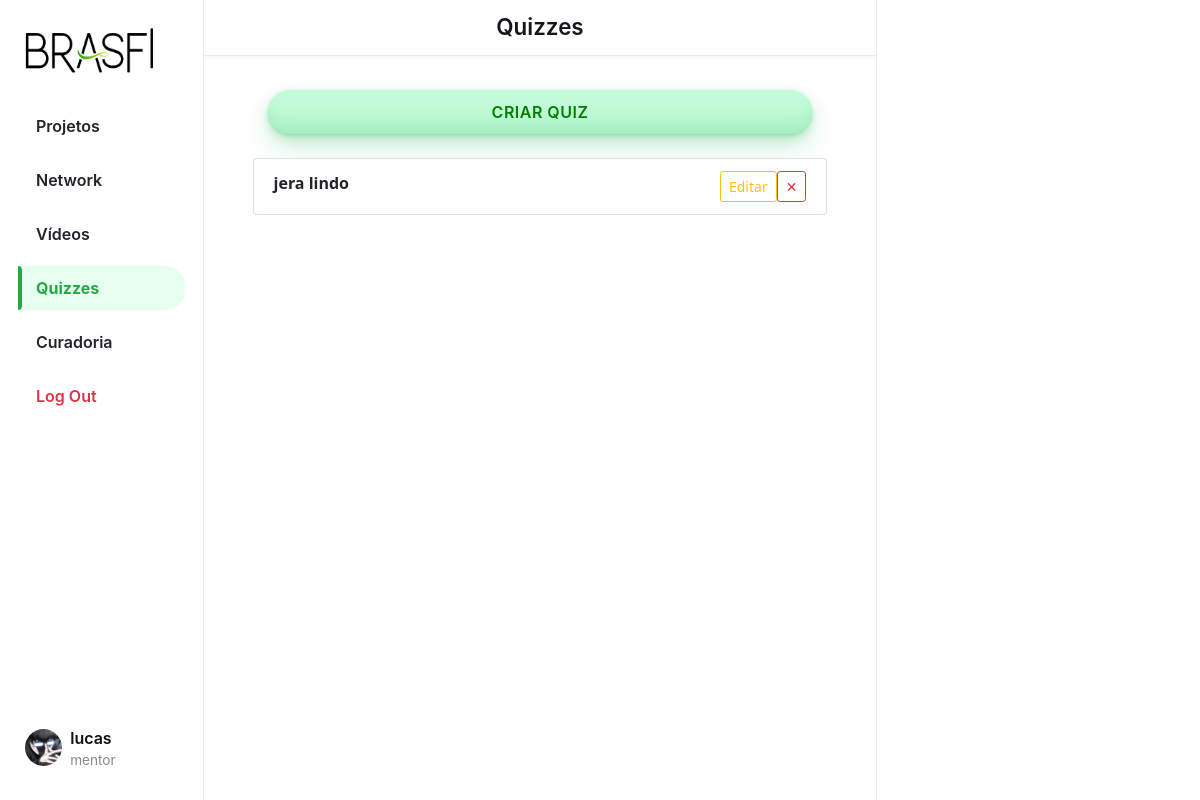
The app's page /quizzes (signed in), older data.
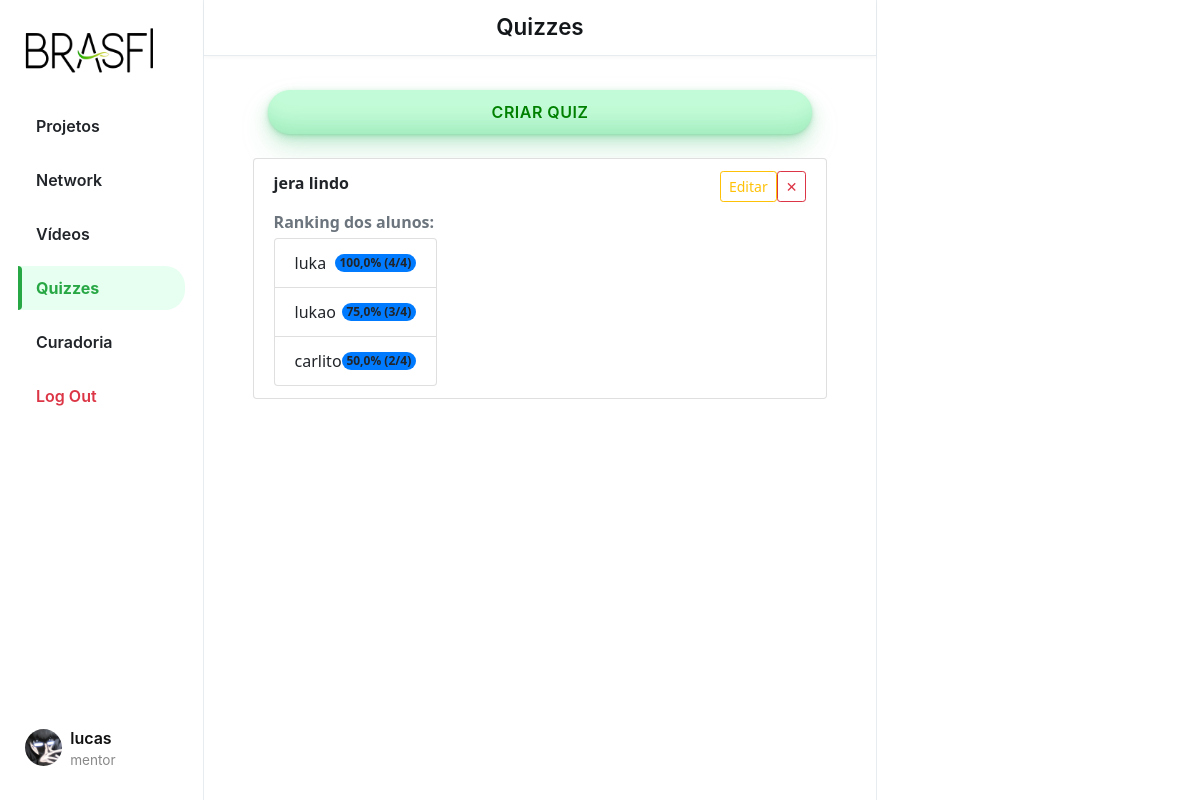
The same page, newer data.
### App_BRASFI/models.py (models this page shows, shortened)
class User(AbstractUser):
    TIPO_USUARIO = (
        ('mentor', 'Mentor'),
        ('aprendiz', 'Aprendiz'),
    )
    profilePic = models.ImageField(upload_to='profile_pic/', blank=True, null=True)
    userType = models.CharField(max_length=10, choices=TIPO_USUARIO, default='aprendiz')

class Quiz(models.Model):
    title = models.CharField(max_length=255)
    description = models.TextField(blank=True)
    created_at = models.DateTimeField(default=timezone.now)
    user = models.ForeignKey(User, on_delete=models.CASCADE, related_name="quizzes", null=True, blank=True)
    time_per_question = models.IntegerField(default=20)  # << NOVO

class QuizResult(models.Model):
    quiz = models.ForeignKey(Quiz, on_delete=models.CASCADE, related_name='results')
    user = models.ForeignKey(User, on_delete=models.CASCADE, related_name='quiz_results')
    score = models.IntegerField()
    total = models.IntegerField()
    percentage = models.FloatField()
    created_at = models.DateTimeField(auto_now_add=True)
    class Meta:
        unique_together = ('quiz', 'user')  # impede refazer o mesmo quiz

### App_BRASFI/views.py (the view)
# urls.py: path('quizzes', views.QuizzesView, name='quizzes'),
@login_required
def QuizzesView(request):
    quizzes = Quiz.objects.all().order_by('-id')
    user_results = QuizResult.objects.filter(user=request.user)
    quizzes_with_ranking = []
    for quiz in quizzes:
        item = {
            'quiz': quiz,
            'user_result': None,
            'ranking': []
        }
        if request.user.userType == 'aprendiz':
            item['user_result'] = QuizResult.objects.filter(user=request.user, quiz=quiz).first()
        if request.user.userType == 'mentor':
            item['ranking'] = quiz.results.order_by('-percentage')
        quizzes_with_ranking.append(item)
    return render(request, "quizzes.html", {
        "page": "quizzes",
        "quizzes_with_ranking": quizzes_with_ranking
    })

### App_BRASFI/templates/quizzes.html (shortened to what this page needs)
{% extends "layout.html" %}
{% load static %}
{% block body %}
{% if user.userType == "mentor" %}
    <button id="popup-btn" class="btn new-post-btn" onclick="createquiz()">Criar Quiz</button>
{% endif %}
<div class="container mt-4">
    <ul class="list-group" id="quiz-list">
        {% for item in quizzes_with_ranking %}
            <li class="list-group-item d-flex justify-content-between align-items-start flex-column" data-id="{{ item.quiz.id }}">
                <div class="d-flex w-100 justify-content-between">
                    <div>
                        <strong>{{ item.quiz.title }}</strong>
                    </div>
                    <div class="d-flex align-items-center gap-1">
                        {% if user.userType == "mentor" %}
                            <a href="{% url 'App_BRASFI:edit_quiz' item.quiz.id %}" class="btn btn-sm btn-outline-warning">Editar</a>
                            <button class="btn btn-sm btn-outline-danger" onclick="deleteQuiz('{{ item.quiz.id }}')">✕</button>
                        {% elif user.userType == "aprendiz" %}
                            <a href="{% url 'App_BRASFI:play_quiz' item.quiz.id %}" class="btn btn-sm btn-outline-primary">Executar</a>
                        {% endif %}
                    </div>
                </div>
                {% if item.ranking %}
                    <div class="mt-2">
                        <strong class="text-secondary">Ranking dos alunos:</strong>
                        <ul class="list-group mt-1">
                            {% for result in item.ranking %}
                                <li class="list-group-item d-flex justify-content-between align-items-center">
                                    {{ result.user.username }}
                                    <span class="badge bg-primary rounded-pill">
                                        {{ result.percentage|floatformat:1 }}% ({{ result.score }}/{{ result.total }})
                                    </span>
                                </li>
                            {% endfor %}
                        </ul>
                    </div>
                {% endif %}
            </li>
        {% endfor %}
    </ul>
</div>
{% endblock %}

### App_BRASFI/templates/layout.html (shortened to what this page needs)
{% load static %}
<!DOCTYPE html>
<html lang="pt-br">
    <head>
        <link rel="stylesheet" href="https://stackpath.bootstrapcdn.com/bootstrap/4.4.1/css/bootstrap.min.css">
        <link href="{% static 'styles/hub.css' %}" rel="stylesheet">
    </head>
    <body>
        <div class="body" data-page="{{page}}">
            <div class="sidenav">
                <a href="{% url 'App_BRASFI:landing' %}" class="navbar-brand">
                    <img src="{% static 'img/BRASFI_nobg.png' %}" height="50px">
                </a>
                <ul class="sidenav-menu">
                    <li class="nav-item {% if request.path == '/projecthub' %}active{% endif %}">
                        <a href="{% url 'App_BRASFI:projecthub' %}" class="nav-link">
                            <div>Projetos</div>
                        </a>
                    </li>
                    <li class="nav-item {% if request.path == '/networkhub' %}active{% endif %}">
                        <a href="{% url 'App_BRASFI:networkhub' %}" class="nav-link">
                            <div>Network</div>
                        </a>
                    </li>
                    <li class="nav-item {% if request.path == '/videos' %}active{% endif %}">
                        <a href="{% url 'App_BRASFI:videos' %}" class="nav-link">
                            <div>Vídeos</div>
                        </a>
                    </li>
                    <li class="nav-item {% if request.path == '/quizzes' %}active{% endif %}">
                        <a href="{% url 'App_BRASFI:quizzes' %}" class="nav-link">
                            <div>Quizzes</div>
                        </a>
                    </li>
                    {% if user.userType == "mentor" %}
                    <li class="nav-item {% if request.path == '/curadoria' %}active{% endif %}">
                        <a href="{% url 'App_BRASFI:curadoria' %}" class="nav-link">
                            <div>Curadoria</div>
                        </a>
                    </li>
                    {% endif %}
                    <li class="nav-item">
                        <a href="{% url 'App_BRASFI:logout' %}" class="nav-link logout-link">
                            <div>Log Out</div>
                        </a>
                    </li>
                </ul>
                <div class="sidenav-user-wrapper">
                    <div class="user_account">
                        <div class="small-profilepic" style="background-image: url('/media/{{ user.profilePic }}')"></div>
                        <div class="user-info">
                            <div class="username">{{ user.username }}</div>
                            <div class="user-type grey">{{ user.userType }}</div>
                        </div>
                    </div>
                </div>
            </div>
            <div class="main-div">
                <div class="left-div">
                    <nav class="head heading">
                        {% if page == 'projecthub' %}
                            Hub de Projetos
                        {% elif page == 'networkhub' %}
                            Hub de Network
                        {% elif page == 'videos' %}
                            Vídeos
                        {% elif page == 'quizzes' %}
                            Quizzes
                        {% elif page == 'curadoria' %}
                            Curadoria de Projetos
                        {% endif %}
                    </nav>
                    <div class="left-div-content">
                        <div class="posts-view">
                            <div class="main-div-content">
                                {% block body %}
                                {% endblock %}
                            </div>
                        </div>
                    </div>
                </div>
            </div>
            <div class="right-div">
                <div class='right-div-content'>
                </div>
            </div>
        </div>
    </body>
</html>

### App_BRASFI/static/styles/hub.css (style rules this page uses)
.body { display: flex; min-height: 100%; font-family: Inter, sans-serif; }
.username { font-size: 1rem; font-weight: 600; color: #111; }
.user-type, .grey { font-size: 0.8rem; color: #657786; }
.new-post-btn { width: 90%; margin: 0 auto 0 auto; background-color: #c2fbd7; border-radius: 100px; box-shadow: rgba(44, 187, 99, .2) 0 -25px 18px -14px inset, rgba(44, 187, 99, .15) 0 1px 2px, rgba(44, 187, 99, .15) 0 2px 4px, rgba(44, 187, 99, .15) 0 4px 8px, rgba(44, 187, 99, .15) 0 8px 16px, rgba(44, 187, 99, .15) 0 16px 32px; color: green; cursor: pointer; font-family: Inter, sans-serif; font-size: 1rem; font-weight: 600; padding: 10px 24px; text-align: center; text-decoration: none; transition: all 0.3s ease-in-out; border: none; user-select: none; display: block; text-transform: uppercase; letter-spacing: 0.5px; }
.head { position: fixed; top: 0; left: 17%; width: 56%; height: 7vh; display: flex; align-items: center; z-index: 1000; }
.heading { position: fixed; top: 0; left: 17%; width: 56%; height: 7vh; display: flex; align-items: center; justify-content: center; font-weight: 600; font-size: 1.4rem; line-height: 1; padding: 0 20px; background-color: #fff; color: #14171a; border-bottom: 1px solid #e6ecf0; box-shadow: 0 2px 4px rgba(0, 0, 0, 0.03); }
.sidenav { position: fixed; top: 0; left: 0; width: 17%; height: 100%; background-color: #ffffff; padding: 20px 1.5% 0 1.5%; border-right: 1px solid #e6ecf0; z-index: 100; display: flex; flex-direction: column; }
.sidenav-menu { list-style: none; padding: 0; margin: 3vh 0; }
.sidenav-menu .nav-item { margin-bottom: 10px; position: relative; }
.sidenav-menu .nav-link { display: flex; align-items: center; font-size: 1rem; font-weight: 600; text-decoration: none; color: #212529; padding: 10px 18px; border-radius: 20px; transition: background-color 0.3s ease, color 0.3s ease, transform 0.3s ease; position: relative; overflow: hidden; }
.sidenav-menu .nav-link > div { display: flex; align-items: center; }
.sidenav-menu .nav-link::before { content: ''; position: absolute; height: 100%; width: 4px; background-color: #28a745; left: 0; top: 0; opacity: 0; transition: 0.3s ease; border-radius: 0 5px 5px 0; }
.sidenav-menu .nav-item.active .nav-link { background-color: #e6fff0; border-bottom-left-radius: 0px; border-top-left-radius: 0px; color: #28a745; font-weight: 700; }
.sidenav-menu .nav-item.active .nav-link::before { opacity: 1; }
.sidenav-menu .logout-link { color: #dc3545; }
.sidenav-user-wrapper { position: absolute; bottom: 20px; left: 0; width: 100%; padding: 0 15px; backdrop-filter: blur(6px); background-color: rgba(255, 255, 255, 0.8); border-radius: 20px 20px 0 0; }
.user_account { display: flex; align-items: center; padding: 10px; border-radius: 999px; transition: background-color 0.3s ease; cursor: pointer; }
.user-info { display: flex; flex-direction: column; justify-content: center; }
.small-profilepic { width: 3.1vw; height: 3.1vw; border-radius: 9999px; overflow: hidden; margin-right: 8px; background-size: cover; background-repeat: no-repeat; background-position: center; box-sizing: content-box; }
.main-div { position: relative; width: 56%; left: 17%; min-height: 100vh; }
.left-div { position: relative; }
.left-div-content { margin-top: 7.5vh; }
.right-div { width: 27%; right: 0%; height: 100vh; position: fixed; background-color: white; border-left: .5px solid #e6ecf0; }
.right-div-content { height: 92.5vh; overflow: auto; padding-left: 1.5vw; padding-right: 1.5vw; }
.posts-view { display: flex; flex-direction: column; gap: 40px; padding: 30px 5% 20px 5%; max-width: 1100px; margin: auto; font-family: 'Segoe UI', Tahoma, Geneva, Verdana, sans-serif; }
.user-type { font-size: 0.85rem; color: #888; }

Row changes from the older to the newer data that the page shows:
shown differently, row unchanged: Quiz "jera lindo": now shows "Ranking dos alunos:"
added QuizResult: user.username "luka", percentage "100,0", score "4", total "4"
added QuizResult: user.username "lukao", percentage "75,0", score "3", total "4"
added QuizResult: user.username "carlito", percentage "50,0", score "2", total "4"
